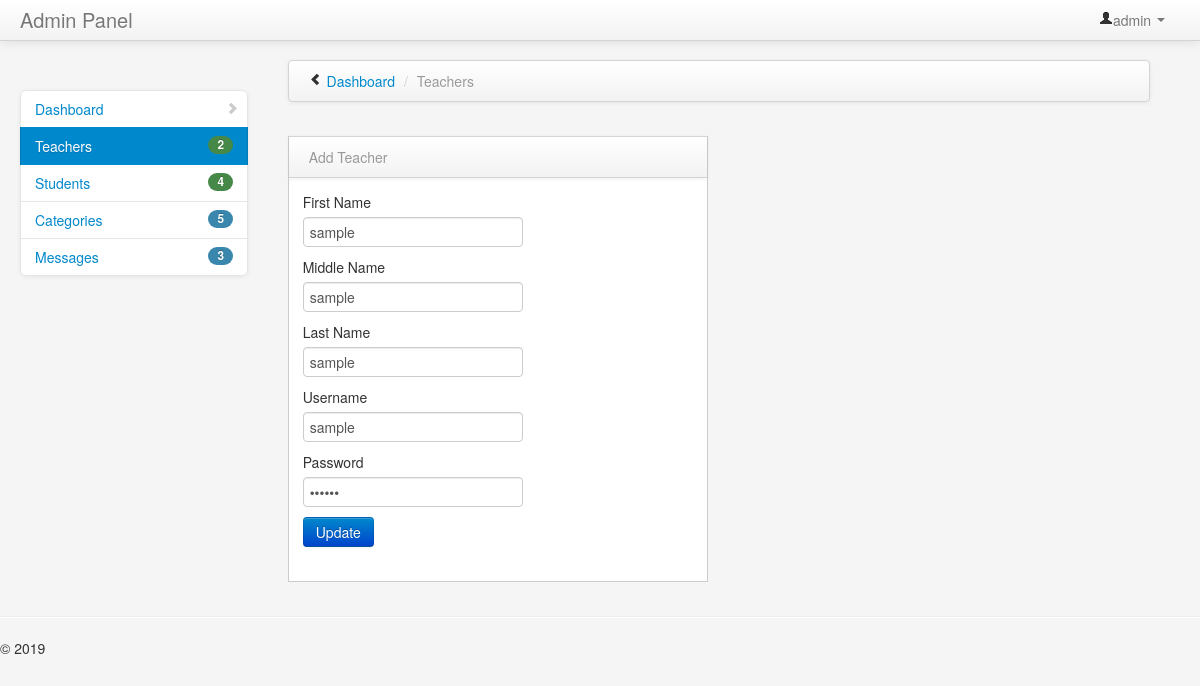
The page /admin/teacher/edit.php?teacher_Id=1 (signed in) on the database its author committed.
### tables this page shows
CREATE TABLE `tbl_teacher` (
  `teacher_Id` int(11) NOT NULL AUTO_INCREMENT,
  `fname` varchar(255) DEFAULT NULL,
  `mname` varchar(255) DEFAULT NULL,
  `lname` varchar(255) DEFAULT NULL,
  `uname` varchar(255) DEFAULT NULL,
  `pwd` varchar(255) DEFAULT NULL,
  PRIMARY KEY (`teacher_Id`)
);

### admin/teacher/edit.php (the view, shortened to what this page needs)
<?php
$adm_user=$_SESSION['adm_user'];
?>
<!DOCTYPE html>
<html class="no-js">
    <head>
        <link href="../../bootstrap/css/bootstrap.min.css" rel="stylesheet" media="screen">
        <link href="../../bootstrap/css/bootstrap-responsive.min.css" rel="stylesheet" media="screen">
        <link href="../../assets/styles.css" rel="stylesheet" media="screen">
        <link href="../../assets/DT_bootstrap.css" rel="stylesheet" media="screen">
    </head>
    <body>
        <div class="navbar navbar-fixed-top">
            <div class="navbar-inner">
                <div class="container-fluid">
                    <a class="brand" href="#">Admin Panel</a>
                    <div class="nav-collapse collapse">
                        <ul class="nav pull-right">
                            <li class="dropdown">
                                <a href="#" role="button" class="dropdown-toggle" data-toggle="dropdown"> <i class="icon-user"></i><?php echo $adm_user;?> <i class="caret"></i>
                                </a>
                            </li>
                        </ul>
                    </div>
                </div>
            </div>
        </div>
        <div class="container-fluid">
            <div class="row-fluid">
                <div class="span3" id="sidebar">
                    <ul class="nav nav-list bs-docs-sidenav nav-collapse collapse">
                        <li >
                            <a href="../home.php"><i class="icon-chevron-right"></i> Dashboard</a>
                        </li>
                        <li  class="active">
                        <?php
                                    $result=mysqli_query($con,"SELECT count(*) as total from tbl_teacher");
                                    $data=mysqli_fetch_assoc($result);
                                    $percent = $data['total'];
                                    ?>
                            <a href="../teacher/index.php"><span class="badge badge-success pull-right"><?php echo $percent;?></span> Teachers</a>
                        </li>
                        <li>
                        <?php
                                    $result=mysqli_query($con,"SELECT count(*) as total from tbl_user");
                                    $data=mysqli_fetch_assoc($result);
                                    $percent = $data['total'];
                                    ?>
                            <a href="../students/index.php"><span class="badge badge-success pull-right"><?php echo $percent;?></span> Students</a>
                        </li>
                        <li>
                          <?php
                                    $result=mysqli_query($con,"SELECT count(*) as total from tbl_category");
                                    $data=mysqli_fetch_assoc($result);
                                    $percent = $data['total'];
                                    ?>
                            <a href="../category/index.php"><span class="badge badge-info pull-right"><?php echo $percent;?></span> Categories</a>
                        </li>
                        <li>
                        <?php
                                    $result=mysqli_query($con,"SELECT count(*) as total from tbl_contact");
                                    $data=mysqli_fetch_assoc($result);
                                    $percent = $data['total'];
                                    ?>
                            <a href="../message/index.php"><span class="badge badge-info pull-right"><?php echo $percent;?></span> Messages</a>
                        </li>
                    </ul>
                </div>
                <div class="span9" id="content">
                    <div class="row-fluid">
                            <div class="navbar">
                                <div class="navbar-inner">
                                    <ul class="breadcrumb">
                                        <i class="icon-chevron-left hide-sidebar"><a href='#' title="Hide Sidebar" rel='tooltip'>&nbsp;</a></i>
                                        <li>
                                            <a href="../home.php">Dashboard</a> <span class="divider">/</span>
                                        </li>
                                        <li class="active">Teachers</li>
                                    </ul>
                                </div>
                            </div>
                        </div>
             <div class="row-fluid">
                     <div class="span6">
                        <div class="block">
                            <div class="navbar navbar-inner block-header">
                                <div class="muted pull-left">Add Teacher</div>
                            </div>
                            <div class="block-content collapse in">
                            <?php
            if(isset($_GET['teacher_Id'])){
             $id = $_GET['teacher_Id'];
                $sql = "SELECT * FROM `tbl_teacher` WHERE `teacher_Id`='$id'";
                $run = mysqli_query($con,$sql);
                while($row=mysqli_fetch_array($run))
                {
                    $a = $row['fname'];
                    $b = $row['mname'];
                    $c= $row['lname'];
                    $d = $row['uname'];
                    $e = $row['pwd'];
                }
                    }
                ?>
                               <form method="POST">
                                   <label>First Name</label>
                                   <input type="text" class="form-control" value=<?php echo $a;?> name="fname" >
                                   <label>Middle Name</label>
                                   <input type="text" class="form-control" value=<?php echo $b;?> name="mname" >
                                   <label>Last Name</label>
                                    <input type="text" class="form-control" value=<?php echo $c;?> name="lname" >
                                    <label>Username</label>
                                    <input type="text" class="form-control" value=<?php echo $d;?> name="username" >
                                    <label>Password</label>
                                    <input type="password" class="form-control" value=<?php echo $e;?> name="password" ><br>
                                    <input type="submit" class="btn btn-primary" name="edit" value="Update">
                               </form>
                            </div>
                            </div>
                        </div>
                    </div>
                    </div>
                </div>
            </div>
            <hr>
            <footer>
                <p>&copy; 2019</p>
            </footer>
    </body>
</html>

### assets/styles.css (style rules this page uses)
body { padding-top: 0; padding-bottom: 40px; background-color: #f5f5f5; }
@media (min-width: 979px) { body { padding-top: 60px; } }
#content { margin-left:0px; }
.hide-sidebar, .show-sidebar { cursor: pointer; }
.breadcrumb { margin: 0 0 0px; padding: 10px 0px; background-color: transparent; }
.block { border: 1px solid #ccc; background: white; margin: 1em 0em; border-top: none; }
.block-content { margin: 1em; min-height: .25em; }
.block-header { margin-bottom: 0px; border-right: none; border-left: none; -webkit-border-radius: 0px; -moz-border-radius: 0px; border-radius: 0px; }
.block-header div { padding-top: 10px; }
.bs-docs-sidenav { max-width: 228px; margin: 30px 0 0; padding: 0; background-color: #fff; -webkit-border-radius: 6px; -moz-border-radius: 6px; border-radius: 6px; -webkit-box-shadow: 0 1px 4px rgba(0,0,0,.065); -moz-box-shadow: 0 1px 4px rgba(0,0,0,.065); box-shadow: 0 1px 4px rgba(0,0,0,.065); }
.bs-docs-sidenav > li > a { display: block; width: 190px \9; margin: 0 0 -1px; padding: 8px 14px; border: 1px solid #e5e5e5; }
.bs-docs-sidenav > li:first-child > a { -webkit-border-radius: 6px 6px 0 0; -moz-border-radius: 6px 6px 0 0; border-radius: 6px 6px 0 0; }
.bs-docs-sidenav > li:last-child > a { -webkit-border-radius: 0 0 6px 6px; -moz-border-radius: 0 0 6px 6px; border-radius: 0 0 6px 6px; }
.bs-docs-sidenav > .active > a { position: relative; z-index: 2; padding: 9px 15px; border: 0; text-shadow: 0 1px 0 rgba(0,0,0,.15); -webkit-box-shadow: inset 1px 0 0 rgba(0,0,0,.1), inset -1px 0 0 rgba(0,0,0,.1); -moz-box-shadow: inset 1px 0 0 rgba(0,0,0,.1), inset -1px 0 0 rgba(0,0,0,.1); box-shadow: inset 1px 0 0 rgba(0,0,0,.1), inset -1px 0 0 rgba(0,0,0,.1); }
.bs-docs-sidenav .icon-chevron-right { float: right; margin-top: 2px; margin-right: -6px; opacity: .25; }

### rows shown on the page
tbl_teacher: fname "sample", mname "sample", lname "sample", username "sample"

### other values the page prints
$adm_user "admin"
$percent "2"
$percent "4"
$percent "5"
$percent "3"
